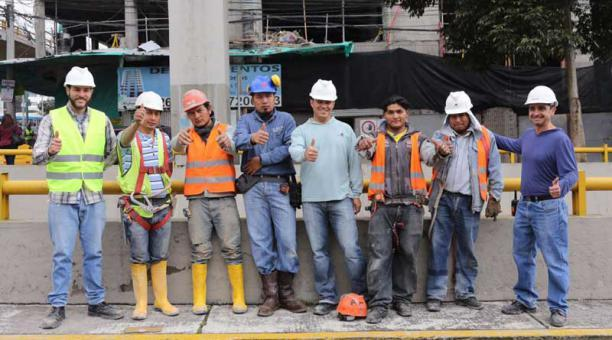
#> input picture predictions/58ff9e33784a8_jpg.rf.22b4d62723cc88266e4b8ba0c3ba6a85.jpg, 612 x 340 px
$ jupyter execute --allow-errors yolo_predictions.ipynb
#> lines starting #> are read from the running program, lines starting #| are printed output that depends on the picture
[cell 1]
import cv2
import numpy as np
import os
import yaml
from yaml.loader import SafeLoader

#> (a cell that did not finish here is left out)

#> (a cell that did not finish here is left out)

[cell 4]
# load the image
img = cv2.imread('./58ff9e33784a8_jpg.rf.22b4d62723cc88266e4b8ba0c3ba6a85.jpg')
#> img is the input picture: shape (340, 612, 3); mean B, G, R 109.2, 110.9, 116.2
image = img.copy()
row, col, d = image.shape
#> row = 340; col = 612; d = 3


# get the YOLO prediction from the the image
# step-1 convert image into square image (array)
max_rc = max(row,col)
#> max_rc = 612
input_image = np.zeros((max_rc,max_rc,3),dtype=np.uint8)
input_image[0:row,0:col] = image
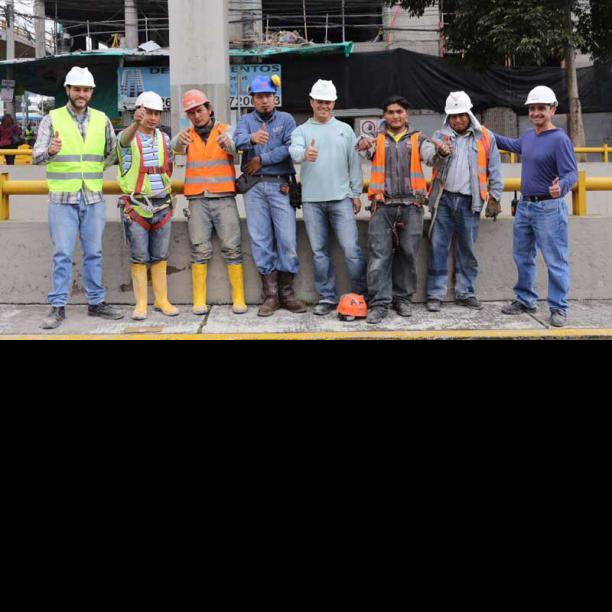
#> input_image: shape (612, 612, 3); mean B, G, R 60.6, 61.6, 64.6
# step-2: get prediction from square array
INPUT_WH_YOLO = 640
blob = cv2.dnn.blobFromImage(input_image,1/255,(INPUT_WH_YOLO,INPUT_WH_YOLO),swapRB=True,crop=False)
#> (the rest of this cell did not finish here and is left out)
